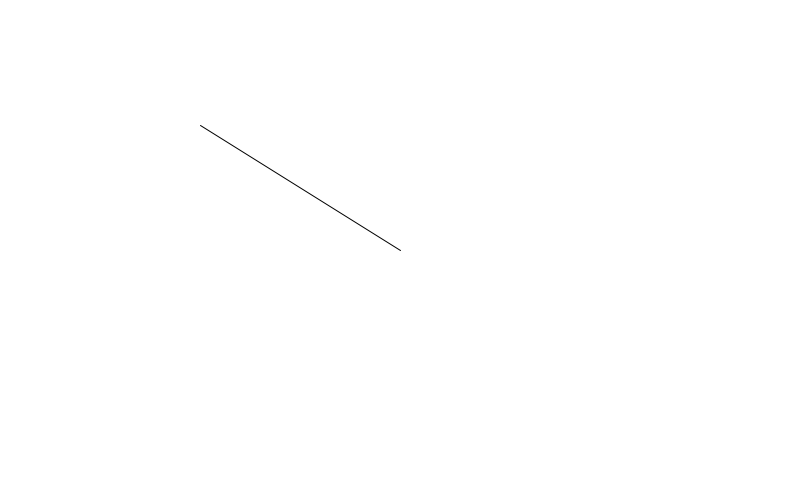
Frame 1 (no input)
Frame 60 (the mouse pressed at the canvas centre just before this capture): identical to frame 1, image omitted
Frame 120 (the mouse held since frame 60 and released just before this capture): blank canvas, image omitted

The Processing sketch that drew this single still picture (run headless with seeded random() and noise(); from frame 60 on, the mouse is pressed at the canvas centre):

// Processing sketch: vector_multiplication
// ── vector_multiplication.pde
class PVector {
    
    float x;
    float y;
    
    PVector(float x, float y) {
        this.x = x;
        this.y = y;
    }
    
    void add(PVector v) {
        y = y + v.y;
        x = x + v.x;
    }
    
    void sub(PVector v) {
        x = x - v.x;
        y = y - v.y;
    }
    
    void mult(float n) {
        x = x * n;
        y = y * n;
    }
}

void setup() {
    size(800, 500);
    smooth();
}

void draw() {
    background(255);
    PVector mouse = new PVector(mouseX, mouseY);
    PVector center = new PVector(width/2, height/2);
    mouse.sub(center);
    mouse.mult(0.5);
    translate(width/2, height/2); // draw a line representation vector
    line(0, 0, mouse.x, mouse.y);
}
